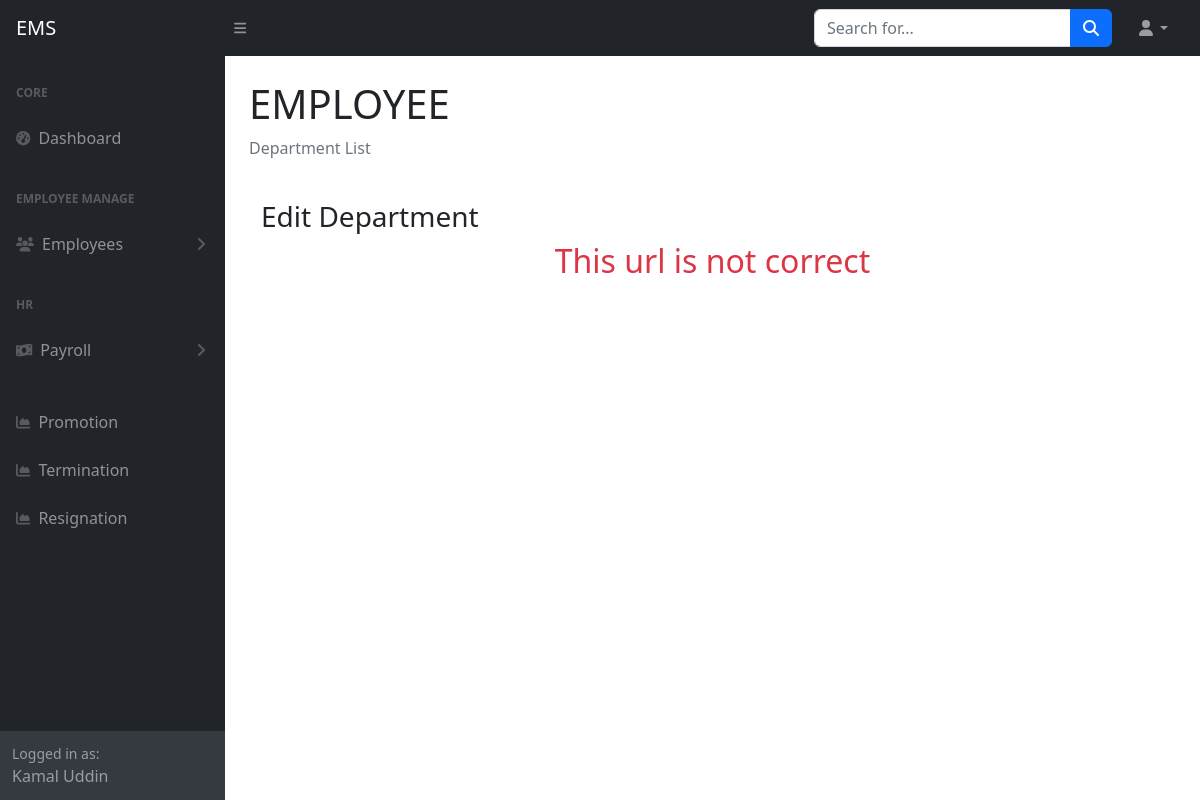
Page /department_edit.php?id=1 (signed in) on the earlier database version.
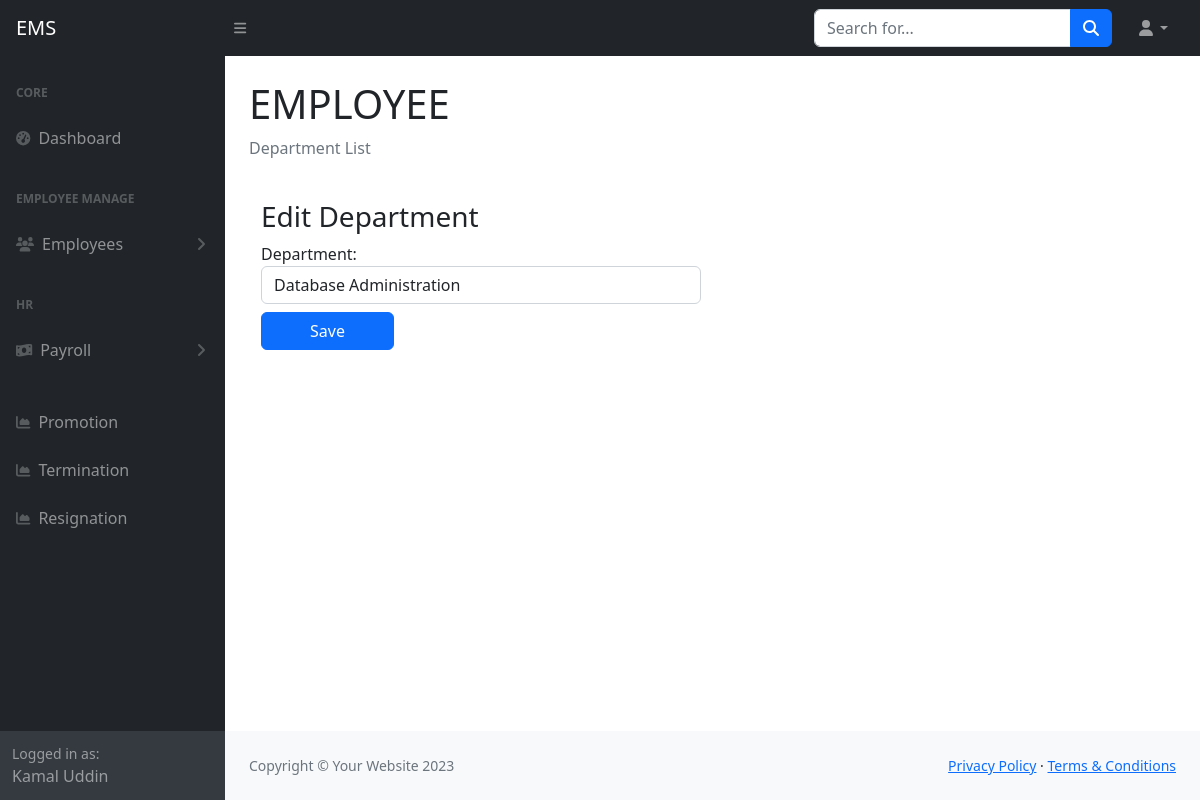
Same page on the later database version.
### tables this page shows
CREATE TABLE `tbl_department` (
  `id` int(11) NOT NULL,
  `department_name` varchar(255) NOT NULL,
  `date` date NOT NULL,
  `created_at` datetime NOT NULL,
  `created_by` varchar(255) NOT NULL,
  `updated_at` datetime NOT NULL,
  `updated_by` varchar(255) NOT NULL,
  `deleted_at` datetime NOT NULL
);

### include/settings.php (called while the page is built, shortened)
<?php
    require_once('class/crud.php');
    $mysqli=new crud;
?>

### class/crud.php (called while the page is built, shortened)
<?php
    class crud{
        private $host='localhost';
        private $user='root';
        private $password='';
        private $database='employee';
        private $connection;
        public function __construct(){
            $this->connection=new mysqli($this->host,$this->user,$this->password,$this->database);
        }
        public function common_select($table,$fields='*',$condition=false,$sort_field=false,$sort='ASC'){
            $result=array();
            $error=false;
            $sql="select $fields from $table where deleted_at is null ";
            if(is_array($condition)){
                $sql.=" and ";
                foreach($condition as $k=>$v){
                    $v = $this->connection->real_escape_string($v);
                    $sql.="$k='$v' and ";
                }
                $sql=rtrim($sql,'and ');
            }
            $rs=$this->connection->query($sql);
            if($rs){
                if($rs->num_rows > 0){
                    while($r=$rs->fetch_object()){
                        array_push($result,$r);
                    }
                }
            }else{
                $error=$this->connection->error;
            }
            $return = array('data'=>$result,'error'=>$error);
            return $return;
        }
    }
?>

### department_edit.php (the view, shortened to what this page needs)
<?php require_once('include/header.php') ?>
<?php require_once('include/sidebar.php') ?>
<div class="container-fluid px-4">
    <h1 class="mt-4">EMPLOYEE</h1>
    <ol class="breadcrumb mb-4">
        <li class="breadcrumb-item active">Department List</li>
    </ol>
    <section class="content">
      <div class="container-fluid">
        <div class="row">
          <div class="col-md-12">
            <div class="content my-3">
              <form enctype="multipart/form-data" action="" method="post">
                <div class="head my-2">
                  <h3 class="title">Edit Department</h3>
                </div>
                <?php
                  $where['id']=$_GET['id'];
                  $data=$mysqli->common_select('tbl_department','*',$where);
                  if(!$data['error'] && count($data['data'])>0)
                    $d=$data['data'][0];
                  else{
                    echo "<h2 class='text-danger text-center'>This url is not correct</h2>";
                    exit;
                  }
                ?>
                <div class="body">
                  <div class="row ">
                        <div class="col-sm-6">
                            <div class="form-group">
                            <label>Department:</label>
                            <input type="text" value="<?= $d->department_name ?>" name="department_name" class="form-control">
                                <button type="submit" class="btn btn-primary px-5 my-2">Save</button>
                            </div>
                        </div>
                  </div>
                </div>
              </form>
            </div>
          </div>
        </div>
      </div>
    </section>
</div>
<?php require_once('include/footer.php') ?>

### include/footer.php (shortened to what this page needs)
				</main>
                <footer class="py-4 bg-light mt-auto">
                    <div class="container-fluid px-4">
                        <div class="d-flex align-items-center justify-content-between small">
                            <div class="text-muted">Copyright &copy; Your Website 2023</div>
                            <div>
                                <a href="#">Privacy Policy</a>
                                &middot;
                                <a href="#">Terms &amp; Conditions</a>
                            </div>
                        </div>
                    </div>
                </footer>
            </div>
        </div>
    </body>
</html>

Differences in the rows shown:
now on this page (row edited): tbl_department: department_name "Database Administration"
Other differences:
text no longer shown: "This url is not correct"
text now shown: "Department: Save Copyright © Your Website 2023 Privacy Policy · Terms & Conditions"
